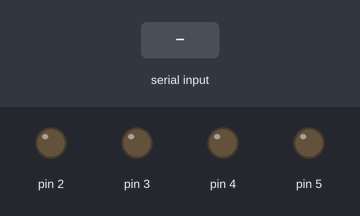
Bench run of a sketch on a simulated Arduino Uno, built with avr-gcc and run on an emulated ATmega328P. On the bench: output pins drawn as LEDs (lit = HIGH). Inputs (shaded band) come from the test bench. What the sketch prints to the serial monitor is not drawn. At 3.3 s the program stops and its outputs stay as they are.

Above: at 1.2 s.
1.3 s: "2\n" received over Serial
At 1.7 s:
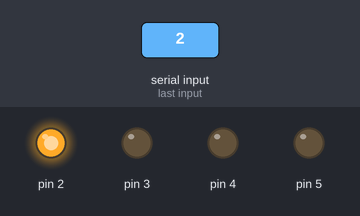
At 2.2 s:
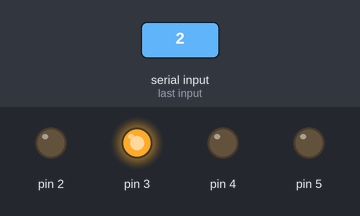
Timing chart, 0 to 4.8 s (numbered marks = the images above; inputs shaded):
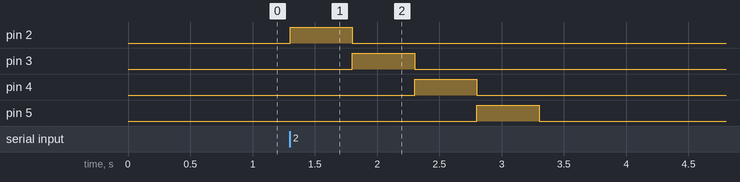

The sketch:

exp2-_ii_-_multiple_led_blinking_pattern_.ino
```cpp
//make sure that the led wires are connected on port 2,3,4,5

int ledPin;
void pattern1();
void pattern2();

void setup()
{
    Serial.begin(9600);
    for(ledPin=2;ledPin<6;ledPin++)
    {
        pinMode(ledPin,OUTPUT);
    }
    Serial.println("choose between option 1 or 2");
}
void pattern1()
{
    for(ledPin=2;ledPin<6;ledPin++)
    {
        digitalWrite(ledPin,HIGH);
    }
    delay(500);
    for(ledPin=2;ledPin<6;ledPin++)
    {
        digitalWrite(ledPin,LOW);
    }
    exit(0);
}
void pattern2()
{
    for(ledPin=2;ledPin<6;ledPin++)
    {
        digitalWrite(ledPin,HIGH);
        delay(500);
        digitalWrite(ledPin,LOW);
    }
    exit(0);
}

void loop()
{
    int inp = Serial.parseInt();
    if(inp==1)
    {
        pattern1();
    }
    if(inp==2)
    {
        pattern2();
    }
}
```

Measured:
- after the input at 1.3 s, pin 2: LOW → HIGH at once, → LOW 0.50 s later; pin 3: LOW → HIGH after 0.50 s, → LOW 0.50 s later; pin 4: LOW → HIGH after 1.0 s, → LOW 0.50 s later; pin 5: LOW → HIGH after 1.5 s, → LOW 0.50 s later
